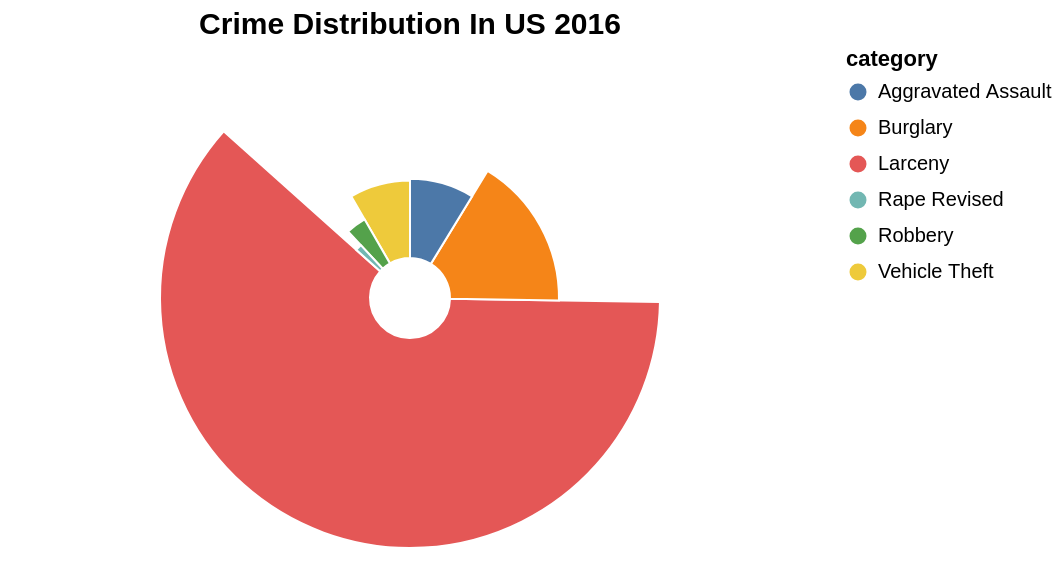

The specification (Vega-Lite) saved for this image:
### Vega-Lite specification from a JSON file in a GitHub repository (floating-point values rounded to 4 significant figures)
{"$schema": "https://vega.github.io/schema/vega-lite/v5.json", "description": "A simple radial chart with embedded data.", "title": {"text": "Crime Distribution In US 2016", "fontSize": 15, "color": "black"}, "width": 400, "height": 250, "data": {"values": [{"category": "Larceny", "value": 61.24}, {"category": "Burglary", "value": 16.5}, {"category": "Aggravated Assault", "value": 8.71}, {"category": "Vehicle Theft", "value": 8.33}, {"category": "Robbery", "value": 3.59}, {"category": "Rape Revised", "value": 1.44}]}, "layer": [{"mark": {"type": "arc", "tooltip": true, "innerRadius": 20, "stroke": "#fff"}}, {"mark": {"type": "text", "radiusOffset": 10}}], "encoding": {"theta": {"field": "value", "type": "quantitative", "stack": true}, "radius": {"field": "value", "scale": {"type": "sqrt", "zero": true, "rangeMin": 20}}, "color": {"field": "category", "type": "nominal"}}, "config": {"view": {"stroke": "transparent"}, "background": "transparent"}}
